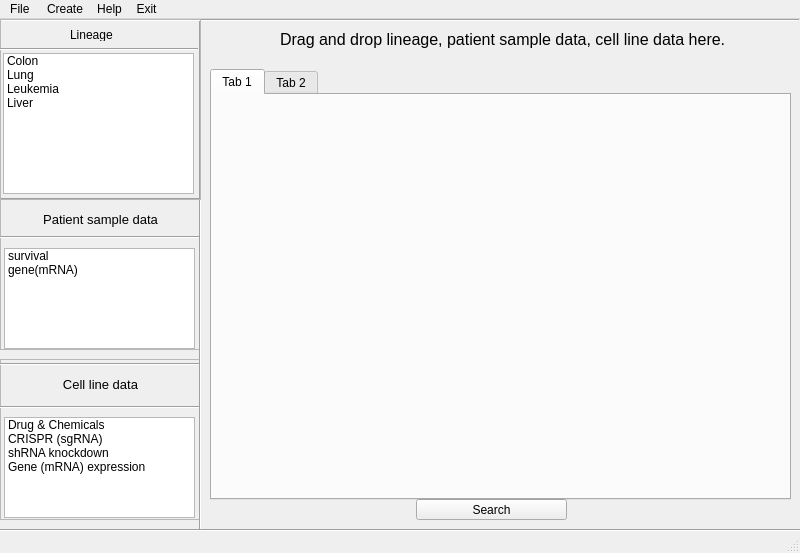
<?xml version="1.0" encoding="UTF-8"?>
<ui version="4.0">
 <class>MainWindow</class>
 <widget class="QMainWindow" name="MainWindow">
  <property name="geometry">
   <rect>
    <x>0</x>
    <y>0</y>
    <width>800</width>
    <height>553</height>
   </rect>
  </property>
  <property name="windowTitle">
   <string>MainWindow</string>
  </property>
  <property name="autoFillBackground">
   <bool>true</bool>
  </property>
  <widget class="QWidget" name="centralwidget">
   <widget class="QFrame" name="frame">
    <property name="geometry">
     <rect>
      <x>0</x>
      <y>180</y>
      <width>201</width>
      <height>151</height>
     </rect>
    </property>
    <property name="autoFillBackground">
     <bool>true</bool>
    </property>
    <property name="frameShape">
     <enum>QFrame::StyledPanel</enum>
    </property>
    <property name="frameShadow">
     <enum>QFrame::Raised</enum>
    </property>
    <widget class="Line" name="line_3">
     <property name="geometry">
      <rect>
       <x>0</x>
       <y>30</y>
       <width>201</width>
       <height>16</height>
      </rect>
     </property>
     <property name="orientation">
      <enum>Qt::Horizontal</enum>
     </property>
    </widget>
    <widget class="QLabel" name="patient_label">
     <property name="geometry">
      <rect>
       <x>10</x>
       <y>10</y>
       <width>181</width>
       <height>21</height>
      </rect>
     </property>
     <property name="font">
      <font>
       <family>Arial</family>
       <pointsize>10</pointsize>
      </font>
     </property>
     <property name="text">
      <string>Patient sample data</string>
     </property>
     <property name="textFormat">
      <enum>Qt::PlainText</enum>
     </property>
     <property name="alignment">
      <set>Qt::AlignCenter</set>
     </property>
    </widget>
    <widget class="QListWidget" name="patient_list">
     <property name="geometry">
      <rect>
       <x>4</x>
       <y>49</y>
       <width>191</width>
       <height>101</height>
      </rect>
     </property>
     <property name="dragEnabled">
      <bool>true</bool>
     </property>
     <property name="dragDropMode">
      <enum>QAbstractItemView::DragOnly</enum>
     </property>
     <item>
      <property name="text">
       <string>survival</string>
      </property>
      <property name="icon">
       <iconset>
        <normaloff>../base/Desktop/Survival.png</normaloff>../base/Desktop/Survival.png</iconset>
      </property>
     </item>
     <item>
      <property name="text">
       <string>gene(mRNA)</string>
      </property>
      <property name="icon">
       <iconset>
        <normaloff>../base/Desktop/Gene (mRNA) expression.png</normaloff>../base/Desktop/Gene (mRNA) expression.png</iconset>
      </property>
     </item>
    </widget>
   </widget>
   <widget class="QFrame" name="frame_2">
    <property name="geometry">
     <rect>
      <x>0</x>
      <y>340</y>
      <width>201</width>
      <height>161</height>
     </rect>
    </property>
    <property name="autoFillBackground">
     <bool>true</bool>
    </property>
    <property name="frameShape">
     <enum>QFrame::StyledPanel</enum>
    </property>
    <property name="frameShadow">
     <enum>QFrame::Raised</enum>
    </property>
    <widget class="Line" name="line_4">
     <property name="geometry">
      <rect>
       <x>0</x>
       <y>40</y>
       <width>201</width>
       <height>16</height>
      </rect>
     </property>
     <property name="orientation">
      <enum>Qt::Horizontal</enum>
     </property>
    </widget>
    <widget class="Line" name="line">
     <property name="geometry">
      <rect>
       <x>0</x>
       <y>-10</y>
       <width>201</width>
       <height>31</height>
      </rect>
     </property>
     <property name="orientation">
      <enum>Qt::Horizontal</enum>
     </property>
    </widget>
    <widget class="QLabel" name="cell_label">
     <property name="geometry">
      <rect>
       <x>10</x>
       <y>15</y>
       <width>181</width>
       <height>21</height>
      </rect>
     </property>
     <property name="font">
      <font>
       <family>Arial</family>
       <pointsize>10</pointsize>
      </font>
     </property>
     <property name="text">
      <string>Cell line data</string>
     </property>
     <property name="textFormat">
      <enum>Qt::PlainText</enum>
     </property>
     <property name="alignment">
      <set>Qt::AlignCenter</set>
     </property>
    </widget>
    <widget class="QListWidget" name="cell_list">
     <property name="geometry">
      <rect>
       <x>4</x>
       <y>58</y>
       <width>191</width>
       <height>101</height>
      </rect>
     </property>
     <property name="dragEnabled">
      <bool>true</bool>
     </property>
     <property name="dragDropMode">
      <enum>QAbstractItemView::DragOnly</enum>
     </property>
     <item>
      <property name="text">
       <string>Drug &amp; Chemicals</string>
      </property>
      <property name="icon">
       <iconset>
        <normaloff>../base/Desktop/Drug&amp;Chemicals.png</normaloff>../base/Desktop/Drug&amp;Chemicals.png</iconset>
      </property>
     </item>
     <item>
      <property name="text">
       <string>CRISPR (sgRNA)</string>
      </property>
      <property name="icon">
       <iconset>
        <normaloff>../base/Desktop/CRISPR (sgRNA).png</normaloff>../base/Desktop/CRISPR (sgRNA).png</iconset>
      </property>
     </item>
     <item>
      <property name="text">
       <string>shRNA knockdown</string>
      </property>
      <property name="icon">
       <iconset>
        <normaloff>../base/Desktop/shRNA knockdown.png</normaloff>../base/Desktop/shRNA knockdown.png</iconset>
      </property>
     </item>
     <item>
      <property name="text">
       <string>Gene (mRNA) expression</string>
      </property>
      <property name="icon">
       <iconset>
        <normaloff>../base/Desktop/Gene(mRNA) expression.png</normaloff>../base/Desktop/Gene(mRNA) expression.png</iconset>
      </property>
     </item>
    </widget>
   </widget>
   <widget class="Line" name="line_2">
    <property name="geometry">
     <rect>
      <x>190</x>
      <y>-20</y>
      <width>20</width>
      <height>571</height>
     </rect>
    </property>
    <property name="orientation">
     <enum>Qt::Vertical</enum>
    </property>
   </widget>
   <widget class="Line" name="line_5">
    <property name="geometry">
     <rect>
      <x>-2</x>
      <y>170</y>
      <width>201</width>
      <height>20</height>
     </rect>
    </property>
    <property name="orientation">
     <enum>Qt::Horizontal</enum>
    </property>
   </widget>
   <widget class="Line" name="line_6">
    <property name="geometry">
     <rect>
      <x>-2</x>
      <y>-9</y>
      <width>801</width>
      <height>20</height>
     </rect>
    </property>
    <property name="orientation">
     <enum>Qt::Horizontal</enum>
    </property>
   </widget>
   <widget class="QLabel" name="direction_text">
    <property name="geometry">
     <rect>
      <x>280</x>
      <y>10</y>
      <width>581</width>
      <height>21</height>
     </rect>
    </property>
    <property name="font">
     <font>
      <family>Arial</family>
      <pointsize>12</pointsize>
     </font>
    </property>
    <property name="text">
     <string>Drag and drop lineage, patient sample data, cell line data here.</string>
    </property>
   </widget>
   <widget class="Line" name="line_8">
    <property name="geometry">
     <rect>
      <x>0</x>
      <y>503</y>
      <width>801</width>
      <height>16</height>
     </rect>
    </property>
    <property name="orientation">
     <enum>Qt::Horizontal</enum>
    </property>
   </widget>
   <widget class="QToolButton" name="toolButton">
    <property name="geometry">
     <rect>
      <x>416</x>
      <y>480</y>
      <width>151</width>
      <height>21</height>
     </rect>
    </property>
    <property name="text">
     <string>Search</string>
    </property>
   </widget>
   <widget class="QFrame" name="frame_3">
    <property name="geometry">
     <rect>
      <x>0</x>
      <y>0</y>
      <width>201</width>
      <height>181</height>
     </rect>
    </property>
    <property name="frameShape">
     <enum>QFrame::StyledPanel</enum>
    </property>
    <property name="frameShadow">
     <enum>QFrame::Raised</enum>
    </property>
    <widget class="QLabel" name="label">
     <property name="geometry">
      <rect>
       <x>70</x>
       <y>10</y>
       <width>56</width>
       <height>12</height>
      </rect>
     </property>
     <property name="text">
      <string>Lineage</string>
     </property>
    </widget>
    <widget class="Line" name="line_7">
     <property name="geometry">
      <rect>
       <x>-3</x>
       <y>20</y>
       <width>201</width>
       <height>20</height>
      </rect>
     </property>
     <property name="orientation">
      <enum>Qt::Horizontal</enum>
     </property>
    </widget>
    <widget class="QListWidget" name="listWidget">
     <property name="geometry">
      <rect>
       <x>3</x>
       <y>34</y>
       <width>191</width>
       <height>141</height>
      </rect>
     </property>
     <property name="dragDropMode">
      <enum>QAbstractItemView::DragOnly</enum>
     </property>
     <item>
      <property name="text">
       <string>Colon</string>
      </property>
      <property name="icon">
       <iconset>
        <normaloff>../base/Desktop/Colon.png</normaloff>../base/Desktop/Colon.png</iconset>
      </property>
     </item>
     <item>
      <property name="text">
       <string>Lung</string>
      </property>
      <property name="icon">
       <iconset>
        <normaloff>../base/Desktop/Lung.png</normaloff>../base/Desktop/Lung.png</iconset>
      </property>
     </item>
     <item>
      <property name="text">
       <string>Leukemia</string>
      </property>
      <property name="icon">
       <iconset>
        <normaloff>../base/Desktop/Leukemia.png</normaloff>../base/Desktop/Leukemia.png</iconset>
      </property>
     </item>
     <item>
      <property name="text">
       <string>Liver</string>
      </property>
      <property name="icon">
       <iconset>
        <normaloff>../base/Desktop/Liver.png</normaloff>../base/Desktop/Liver.png</iconset>
      </property>
     </item>
    </widget>
   </widget>
   <widget class="QTabWidget" name="tabWidget">
    <property name="geometry">
     <rect>
      <x>210</x>
      <y>50</y>
      <width>581</width>
      <height>431</height>
     </rect>
    </property>
    <widget class="QWidget" name="tab">
     <attribute name="title">
      <string>Tab 1</string>
     </attribute>
    </widget>
    <widget class="QWidget" name="tab_2">
     <attribute name="title">
      <string>Tab 2</string>
     </attribute>
    </widget>
   </widget>
  </widget>
  <widget class="QMenuBar" name="menubar">
   <property name="geometry">
    <rect>
     <x>0</x>
     <y>0</y>
     <width>800</width>
     <height>21</height>
    </rect>
   </property>
   <widget class="QMenu" name="menuFile">
    <property name="title">
     <string>File </string>
    </property>
   </widget>
   <widget class="QMenu" name="menuCreate">
    <property name="title">
     <string>Create</string>
    </property>
   </widget>
   <widget class="QMenu" name="menuHelp">
    <property name="title">
     <string>Help</string>
    </property>
   </widget>
   <widget class="QMenu" name="menuExit">
    <property name="font">
     <font>
      <family>Arial</family>
     </font>
    </property>
    <property name="contextMenuPolicy">
     <enum>Qt::ActionsContextMenu</enum>
    </property>
    <property name="autoFillBackground">
     <bool>false</bool>
    </property>
    <property name="title">
     <string>Exit</string>
    </property>
    <property name="toolTipsVisible">
     <bool>true</bool>
    </property>
    <addaction name="quit_action"/>
   </widget>
   <addaction name="menuFile"/>
   <addaction name="menuCreate"/>
   <addaction name="menuHelp"/>
   <addaction name="menuExit"/>
  </widget>
  <widget class="QStatusBar" name="statusbar"/>
  <action name="quit_action">
   <property name="checkable">
    <bool>false</bool>
   </property>
   <property name="checked">
    <bool>false</bool>
   </property>
   <property name="text">
    <string>Quit</string>
   </property>
   <property name="whatsThis">
    <string>quit function of menubar</string>
   </property>
   <property name="font">
    <font>
     <family>Arial</family>
    </font>
   </property>
   <property name="menuRole">
    <enum>QAction::QuitRole</enum>
   </property>
   <property name="iconVisibleInMenu">
    <bool>false</bool>
   </property>
  </action>
 </widget>
 <resources/>
 <connections/>
</ui>
